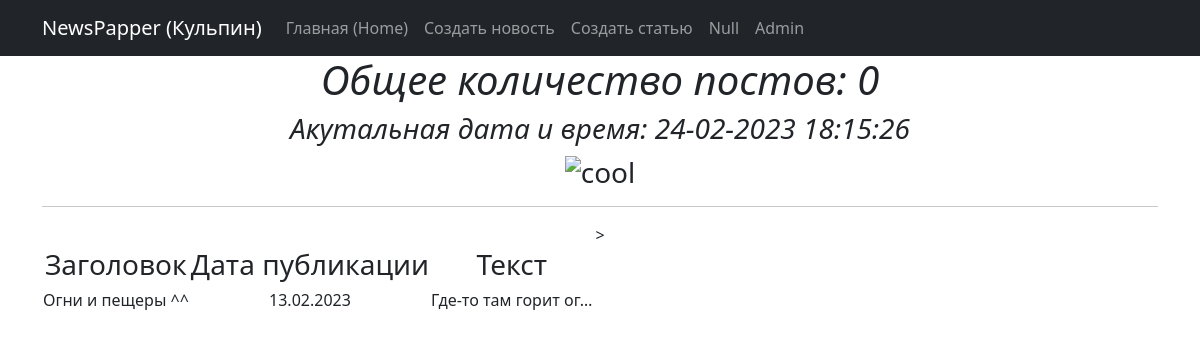
Screenshot of /news/1 with the database file from the repository.
### news/models.py (models this page shows, shortened)
class Post(models.Model):
    article = 'AR'
    news = 'NE'
    POST_TYPES = [
        (article, 'Статья'),
        (news, 'Новость')
    ]
    author = models.ForeignKey(Author, on_delete=models.CASCADE)
    post_type = models.CharField(max_length=2, choices=POST_TYPES)
    time_created = models.DateTimeField(auto_now_add=True)
    categories = models.ManyToManyField(Category, through='PostCategory')
    title = models.CharField(max_length=255)
    text = models.TextField()
    rating = models.FloatField(default=0.0)

### news/views.py (the view)
# urls.py: path('<int:pk>', PostDetail.as_view(), name='postdetail'),
class PostDetail(DetailView):
    model = Post
    template_name = 'news_pk.html'
    context_object_name = 'post'

### news/templatetags/custom_filters.py (called while the page is built)
@register.filter()
def currency(value, code='rub'):
   postfix = CURRENCIES_SYMBOLS[code]
   return f'{value} {postfix}'

@register.filter()
def censor(value):
   bad_words = ('скотина', 'бляха')
   if not isinstance(value, str):
      raise TypeError(f"unresolved type '{type(value)}' expected  type 'str'")
   for word in value.split():
      if word.lower() in bad_words:
         value = value.replace(word, f"{word[0]}{'*' * (len(word) - 2)}{word[-1]}")
   return value

### news/templatetags/custom_tags.py (called while the page is built)
@register.simple_tag()
def current_time(format_string='%d-%m-%Y %H:%M:%S'):
   return datetime.utcnow().strftime(format_string)

### templates/news_pk.html (shortened to what this page needs)
{% extends 'flatpages/default.html' %}
{% load custom_filters %}
{% load custom_tags %}
{% block content %}
   <h1><em>Общее количество постов: {{ post|length }}</em></h1>
   <h3><em>Акутальная дата и время: {% current_time '%d-%m-%Y %H:%M:%S' %}</em></h3>
   <h3><p>{{ next_sale|default_if_none:"Скоро обновление новостей!" }}<img src="https://html5-editor.net/tinymce/plugins/emoticons/img/smiley-cool.gif" alt="cool" /></p> </h3>
   <hr>
   {% if post %}
       <table>
           <tr>
               <td><h3>Заголовок</h3></td>
               <td><h3>Дата публикации</h3></td>
               <td><h3>Текст</h3></td>
           </tr>
           <tr>
               <td><h6>{{ post.title | currency:'Fi' | truncatewords:10 | censor}}</h6></td>
               <td><h6>{{ post.time_created|date:'j.m.Y' }}</h6></td>
               <td><h6>{{ post.text | truncatechars:20| censor }}</h6></td>>
           </tr>
       </table>
   {% else %}
       <h2>Постов нет!!</h2>
   {% endif %}
{% endblock content %}

### rows the page displays
Post: title|censor "Огни и пещеры ^^", time_created "13.02.2023", text|censor "Где-то там горит ог…"

### other values shown
{{ post|length }} "0"
